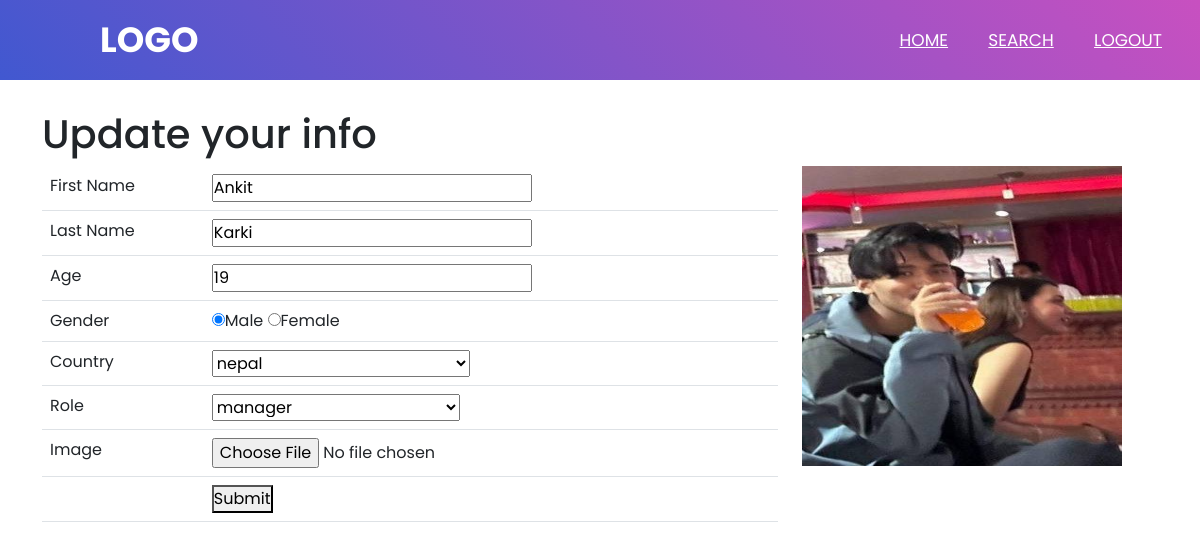
Screenshot of /edit.php?id=38 with the database file from the repository.
### tables this page shows
CREATE TABLE `student` (
  `id` int(11) NOT NULL,
  `first_name` varchar(100) NOT NULL,
  `last_name` varchar(100) NOT NULL,
  `age` int(100) NOT NULL,
  `gender` enum('male','female') NOT NULL,
  `country` enum('nepal','india','japan') NOT NULL,
  `image` varchar(100) NOT NULL,
  `email` varchar(100) NOT NULL,
  `password` varchar(100) NOT NULL,
  `role` varchar(100) NOT NULL
);

### edit.php (the view, shortened to what this page needs)
<?php
    require_once('database.php');
    require_once('header.php');
    $id = $_GET['id'];
    $sql = "SELECT * FROM student WHERE id='$id'";
    $result = mysqli_query($connection, $sql);
    $row = mysqli_fetch_assoc($result);
?>
<!DOCTYPE html>
<html lang="en">
<head>
    <link rel="stylesheet" href="https://cdn.jsdelivr.net/npm/bootstrap-icons@1.10.5/font/bootstrap-icons.css">
    <link rel="stylesheet" href="https://cdn.jsdelivr.net/npm/bootstrap@5.2.3/dist/css/bootstrap.min.css"
>
</head>
<body>
    <div class="container">
        <form action="" method="post" enctype="multipart/form-data">
            <div class="row">
                <h1>Update your info</h1>
            </div>
            <div class="row">
                <div class="col-8">
                    <table class="table">
                        <tr>
                            <td scope="col">First Name</td>
                            <td scope="col"><input type="text" name="first_name" placeholder="Enter your first name"
                                    value="<?php echo $row['first_name']; ?>"></td>
                        </tr>
                        <tr>
                            <td>Last Name</td>
                            <td><input type="text" name="last_name" placeholder="Enter your last name"
                                    value="<?php echo $row['last_name']; ?>"></td>
                        </tr>
                        <tr>
                            <td>Age</td>
                            <td><input type="number" name="age" id="age" placeholder="Enter your age"
                                    value="<?php echo $row['age']; ?>"></td>
                        </tr>
                        <tr>
                            <td>Gender</td>
                            <td>
                                <input type="radio" name="gender" value="male" required <?php if ($row['gender']=='male'
                                    ) echo 'checked' ;?>>Male
                                <input type="radio" name="gender" value="female" required <?php if
                                    ($row['gender']=='female' ) echo 'checked' ;?>>Female
                            </td>
                        </tr>
                        <tr>
                            <td>Country</td>
                            <td>
                                <select name="country">
                                    <option value="nepal" <?php if ($row['country']=='nepal' ) echo 'selected' ; ?>
                                        >nepal
                                    </option>
                                </select>
                            </td>
                        </tr>
                        <tr>
                            <td>Role</td>
                            <td>
                                <select name="role">
                                    <option value="manager" <?php if ($row['role']=='manager' ) echo 'selected' ; ?>
                                        >manager
                                    </option>
                                </select>
                            </td>
                        </tr>
                        <tr>
                            <td>Image</td>
                            <td> <input type="file" name="image">
                            </td>
                        </tr>
                        <td>
                        <td>
                            <button>Submit</button>
                        </td>
                    </table>
                </div>
                <div class="col-4">
                <img width="320px" height="300px" src="uploads/<?=$row['image']?>">
                </div>
            </div>
        </form>
    </div>
</body>
</html>

### css/header.css (style rules this page uses)
* { padding: 0; margin: 0; text-decoration: none; list-style: none; box-sizing: border-box; font-family: 'Poppins', sans-serif; }

### rows the page displays
student: first_name "Ankit", last_name "Karki", age "19", gender "☑", country "nepal", role "manager", image (picture)
